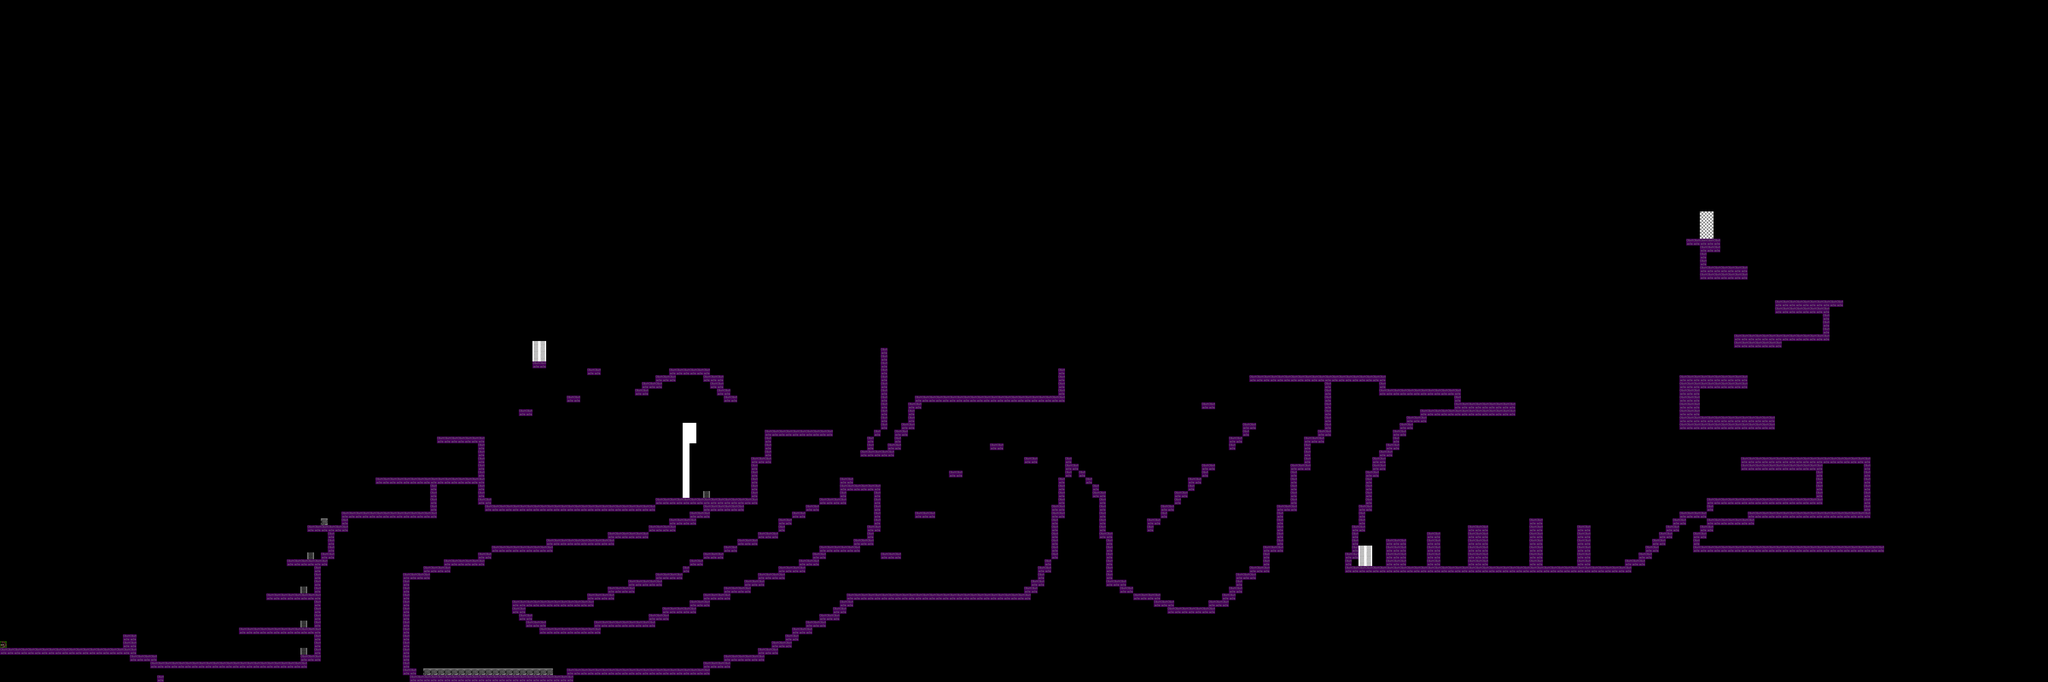

Tiled map render using the project's own tile images. Description and the map definition, with tile-layer contents summarised, below:
An orthogonal 300x100 tile map with 24x24 px tiles, 3 tile layers (Graphics, Meta, Foreground), 2 tilesets.

<map version="1.0" orientation="orthogonal" width="300" height="100" tilewidth="24" tileheight="24">
 <tileset firstgid="1" name="Graphics" tilewidth="24" tileheight="24">
  <image source="black and white.png" width="48" height="24" />
 </tileset>
 <tileset firstgid="3" name="Meta" tilewidth="24" tileheight="24">
  <image source="meta_tiles.png" width="96" height="48" />
 </tileset>
 <layer name="Graphics" width="300" height="100">
  <data>[30000 cells, 1761 non-empty, 2 distinct tile ids]</data>
 </layer>
 <layer name="Meta" width="300" height="100" opacity="0.46">
  <data>[30000 cells, 1275 non-empty, 5 distinct tile ids]</data>
 </layer>
 <layer name="Foreground" width="300" height="100">
  <data>[30000 cells, 0 non-empty, 0 distinct tile ids]</data>
 </layer>
</map>
